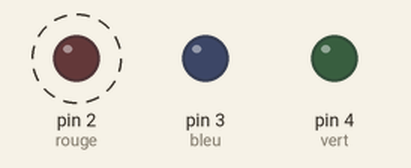
A sketch run on a simulated Arduino Uno, built with avr-gcc and run on an emulated ATmega328P. Shown: output pins drawn as LEDs (lit = HIGH). Dashed ring = blinking.

Above: at 0.3 s.
Timing chart, 0 to 3.0 s (numbered marks = the images above):
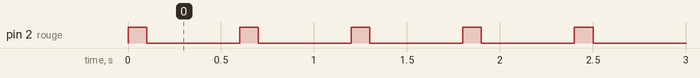

The sketch:

test_LED.ino
```cpp
void setup() {
  pinMode (2,OUTPUT); //rouge
  pinMode (3,OUTPUT); //bleu
  pinMode (4,OUTPUT); //vert
}

void loop() {
   digitalWrite (2,1);
   delay (100);
   digitalWrite (2,0);
   delay (500);

}
```

Measured:
- by itself, pin 2 (rouge): alternates HIGH for 0.10 s and LOW for 0.50 s
